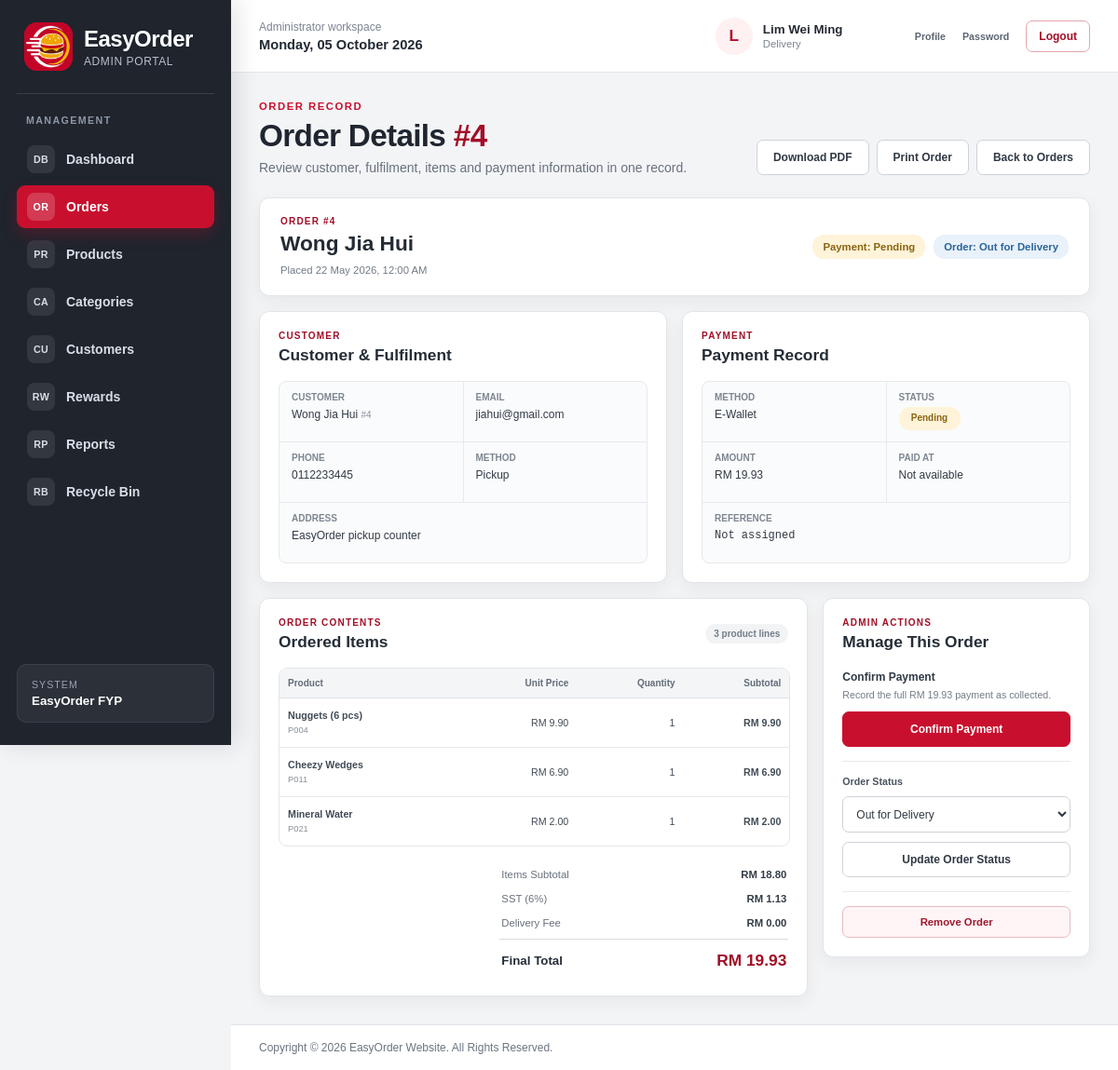
Page /admin_order_details.php?order_id=4 (signed in) on the committed database.
### tables this page shows
CREATE TABLE `staff` (
  `staff_id` char(5) NOT NULL,
  `staff_name` varchar(100) NOT NULL,
  `staff_role` varchar(20) NOT NULL,
  `staff_email` varchar(100) NOT NULL,
  `staff_phone` varchar(15) NOT NULL,
  `staff_password` varchar(50) NOT NULL,
  `staff_isDelete` int(1) NOT NULL DEFAULT 0
);

CREATE TABLE `orders` (
  `order_id` int(11) NOT NULL,
  `order_customer` int(11) NOT NULL,
  `order_date` datetime NOT NULL,
  `order_total` decimal(7,2) NOT NULL,
  `order_payment` varchar(20) NOT NULL,
  `order_payment_status` varchar(20) NOT NULL DEFAULT 'Pending',
  `order_delivery` varchar(5) NOT NULL,
  `order_address` varchar(255) NOT NULL,
  `order_status` varchar(20) NOT NULL,
  `order_isDelete` int(1) NOT NULL DEFAULT 0
);

CREATE TABLE `customer` (
  `customer_id` int(11) NOT NULL,
  `customer_name` varchar(100) NOT NULL,
  `customer_email` varchar(100) NOT NULL,
  `customer_password` varchar(255) NOT NULL,
  `customer_phone` varchar(15) NOT NULL,
  `customer_gender` varchar(10) NOT NULL,
  `customer_dob` date NOT NULL,
  `customer_address` varchar(140) NOT NULL DEFAULT '',
  `customer_state` varchar(30) NOT NULL,
  `customer_city` varchar(50) NOT NULL,
  `customer_postcode` char(5) NOT NULL,
  `customer_points` int(6) NOT NULL DEFAULT 0,
  `customer_joindate` date NOT NULL,
  `customer_isDelete` int(1) NOT NULL DEFAULT 0
);

CREATE TABLE `order_items` (
  `item_id` int(11) NOT NULL,
  `item_order` int(11) NOT NULL,
  `item_product` char(5) NOT NULL,
  `item_name` varchar(100) NOT NULL,
  `item_price` decimal(5,2) NOT NULL,
  `item_qty` int(4) NOT NULL,
  `item_subtotal` decimal(7,2) NOT NULL
);

### order_pricing_helpers.php (called while the page is built, shortened)
<?php
if(!function_exists("easyorder_money"))
{
	function easyorder_money($amount)
	{
		return round((float)$amount,2);
	}
}
if(!function_exists("easyorder_sst_amount"))
{
	function easyorder_sst_amount($subtotal)
	{
		return easyorder_money(max(0.00,(float)$subtotal)*EASYORDER_SST_RATE);
	}
}
if(!function_exists("easyorder_delivery_amount"))
{
	function easyorder_delivery_amount($delivery_method)
	{
		return in_array((string)$delivery_method,array("Delivery","Yes"),true) ? EASYORDER_DELIVERY_FEE : 0.00;
	}
}
?>

### admin_order_details.php (the view, shortened to what this page needs)
<?php
include("dataconnection.php");
require_once("admin_shell.php");
require_once("order_pricing_helpers.php");
function admin_order_details_html($value)
{
	return htmlspecialchars((string)$value,ENT_QUOTES,"ISO-8859-1");
}
function admin_order_details_datetime($value)
{
	if($value===null || $value==="")
	{
		return "Not available";
	}
	$timestamp = strtotime((string)$value);
	return $timestamp===false ? "Not available" : date("d M Y, h:i A",$timestamp);
}
function admin_order_details_status_class($status)
{
	$normalised = strtolower(trim((string)$status));
	if(in_array($normalised,array("preparing","ready for pickup","out for delivery","processing"),true))
	{
		return "status-info";
	}
	return "status-warning";
}
$requested_order_id = filter_var($_GET["order_id"] ?? null,FILTER_VALIDATE_INT,array("options"=>array("min_range"=>1)));
$order_id = $requested_order_id===false ? 0 : (int)$requested_order_id;
$order = null;
$items = array();
$page_error = "";
if($order_id<=0)
{
	$http_status = 404;
	$page_error = "This order is unavailable.";
}
else
{
	$order_sql = "SELECT o.order_id,o.order_date,o.order_total,o.order_payment,o.order_payment_status,o.order_delivery,o.order_address,o.order_status,"
		."m.customer_id,m.customer_name,m.customer_email,m.customer_phone,m.customer_address,m.customer_city,m.customer_state,m.customer_postcode,"
		."p.payment_reference,p.payment_method AS saved_payment_method,p.payment_amount,p.payment_status AS saved_payment_status,p.payment_paid_at,p.payment_created_at "
		."FROM orders o INNER JOIN customer m ON m.customer_id=o.order_customer "
		."LEFT JOIN payments p ON p.payment_order=o.order_id "
		."WHERE o.order_id=? AND o.order_isDelete=0 LIMIT 1";
	$order_stmt = mysqli_prepare($connect,$order_sql);
	if(!$order_stmt)
	{
		$http_status = 500;
		$page_error = "Order details are temporarily unavailable. Please try again.";
	}
	else
	{
		mysqli_stmt_bind_param($order_stmt,"i",$order_id);
		if(mysqli_stmt_execute($order_stmt))
		{
			$order_result = mysqli_stmt_get_result($order_stmt);
			$order = mysqli_fetch_assoc($order_result) ?: null;
		}
		else
		{
			$http_status = 500;
			$page_error = "Order details are temporarily unavailable. Please try again.";
		}
	}
}
if($order)
{
	$item_stmt = mysqli_prepare($connect,"SELECT item_product,item_name,item_price,item_qty,item_subtotal FROM order_items WHERE item_order=? ORDER BY item_id");
	if($item_stmt)
	{
		mysqli_stmt_bind_param($item_stmt,"i",$order_id);
		if(mysqli_stmt_execute($item_stmt))
		{
			$item_result = mysqli_stmt_get_result($item_stmt);
			while($item = mysqli_fetch_assoc($item_result))
			{
				$items[] = $item;
			}
		}
		else
		{
			$http_status = 500;
			$page_error = "The items for this order are temporarily unavailable.";
		}
	}
	else
	{
		$http_status = 500;
		$page_error = "The items for this order are temporarily unavailable.";
	}
}
$item_subtotal = 0.00;
foreach($items as $item)
{
	$item_subtotal += (float)$item["item_subtotal"];
}
$sst_amount = easyorder_sst_amount($item_subtotal);
$delivery_fee = $order ? easyorder_delivery_amount($order["order_delivery"]) : 0.00;
$payment_status = $order ? (string)($order["saved_payment_status"] ?: $order["order_payment_status"]) : "";
$payment_method = $order ? (string)($order["saved_payment_method"] ?: $order["order_payment"]) : "";
$can_confirm_payment = $order && in_array(strtolower($payment_status),array("pending","unpaid"),true);
?>
<!DOCTYPE html>
<html lang="en">
<head>
<link rel="stylesheet" href="style.css">
<link rel="stylesheet" href="admin_style.css">
</head>
<body class="admin-body">
<?php easyorder_admin_shell_start("admin_order.php"); ?>
<section class="admin-page-heading admin-order-detail-heading">
	<div>
		<p class="admin-eyebrow">ORDER RECORD</p>
		<h1>Order Details<?php if($order) { ?> <span>#<?php echo (int)$order["order_id"]; ?></span><?php } ?></h1>
		<p>Review customer, fulfilment, items and payment information in one record.</p>
	</div>
	<div class="admin-output-actions">
		<?php if($order): ?><a class="admin-secondary-button" href="admin_order_details.php?order_id=<?php echo (int)$order["order_id"]; ?>&amp;download=pdf">Download PDF</a><?php endif; ?>
		<?php if($order): ?><button type="button" class="admin-secondary-button" onclick="window.print()">Print Order</button><?php endif; ?>
		<a class="admin-secondary-button" href="admin_order.php">Back to Orders</a>
	</div>
</section>
<?php if($page_error!=="") { ?>
	<section class="admin-order-unavailable">
		<span>!</span><h2>Order Unavailable</h2><p><?php echo admin_order_details_html($page_error); ?></p>
		<a class="admin-primary-button" href="admin_order.php">Return to Orders</a>
	</section>
<?php } else { ?>
<section class="admin-order-detail-hero">
	<div>
		<p>ORDER #<?php echo (int)$order["order_id"]; ?></p>
		<h2><?php echo admin_order_details_html($order["customer_name"]); ?></h2>
		<span>Placed <?php echo admin_order_details_html(admin_order_details_datetime($order["order_date"])); ?></span>
	</div>
	<div class="admin-order-detail-statuses">
		<span class="admin-status-badge <?php echo admin_order_details_status_class($payment_status); ?>">Payment: <?php echo admin_order_details_html($payment_status); ?></span>
		<span class="admin-status-badge <?php echo admin_order_details_status_class($order["order_status"]); ?>">Order: <?php echo admin_order_details_html($order["order_status"]); ?></span>
	</div>
</section>
<div class="admin-order-detail-grid">
	<section class="admin-detail-card">
		<header><p>CUSTOMER</p><h2>Customer &amp; Fulfilment</h2></header>
		<dl class="admin-detail-list">
			<div><dt>Customer</dt><dd><?php echo admin_order_details_html($order["customer_name"]); ?> <small>#<?php echo (int)$order["customer_id"]; ?></small></dd></div>
			<div><dt>Email</dt><dd><?php echo admin_order_details_html($order["customer_email"]); ?></dd></div>
			<div><dt>Phone</dt><dd><?php echo admin_order_details_html($order["customer_phone"]); ?></dd></div>
			<div><dt>Method</dt><dd><?php echo $order["order_delivery"]==="Yes" ? "Delivery" : "Pickup"; ?></dd></div>
			<div class="wide"><dt>Address</dt><dd><?php echo $order["order_delivery"]==="Yes" ? admin_order_details_html($order["order_address"]) : "EasyOrder pickup counter"; ?></dd></div>
		</dl>
	</section>
	<section class="admin-detail-card">
		<header><p>PAYMENT</p><h2>Payment Record</h2></header>
		<dl class="admin-detail-list">
			<div><dt>Method</dt><dd><?php echo admin_order_details_html($payment_method); ?></dd></div>
			<div><dt>Status</dt><dd><span class="admin-status-badge <?php echo admin_order_details_status_class($payment_status); ?>"><?php echo admin_order_details_html($payment_status); ?></span></dd></div>
			<div><dt>Amount</dt><dd>RM <?php echo number_format((float)($order["payment_amount"] ?: $order["order_total"]),2); ?></dd></div>
			<div><dt>Paid At</dt><dd><?php echo admin_order_details_html(admin_order_details_datetime($order["payment_paid_at"])); ?></dd></div>
			<div class="wide"><dt>Reference</dt><dd class="admin-payment-reference"><?php echo $order["payment_reference"] ? admin_order_details_html($order["payment_reference"]) : "Not assigned"; ?></dd></div>
		</dl>
	</section>
	<section class="admin-detail-card admin-detail-items-card">
		<header><p>ORDER CONTENTS</p><h2>Ordered Items</h2><span><?php echo count($items); ?> product line<?php echo count($items)===1 ? "" : "s"; ?></span></header>
		<div class="admin-table-wrap">
			<table class="admin-detail-items-table">
				<thead><tr><th>Product</th><th>Unit Price</th><th>Quantity</th><th>Subtotal</th></tr></thead>
				<tbody>
				<?php foreach($items as $item) { ?>
				<tr>
					<td><strong><?php echo admin_order_details_html($item["item_name"]); ?></strong><small><?php echo admin_order_details_html($item["item_product"]); ?></small></td>
					<td>RM <?php echo number_format((float)$item["item_price"],2); ?></td>
					<td><?php echo (int)$item["item_qty"]; ?></td>
					<td><strong>RM <?php echo number_format((float)$item["item_subtotal"],2); ?></strong></td>
				</tr>
				<?php } ?>
				</tbody>
			</table>
		</div>
		<div class="admin-order-totals">
			<div><span>Items Subtotal</span><strong>RM <?php echo number_format($item_subtotal,2); ?></strong></div>
			<div><span>SST (6%)</span><strong>RM <?php echo number_format($sst_amount,2); ?></strong></div>
			<div><span>Delivery Fee</span><strong>RM <?php echo number_format($delivery_fee,2); ?></strong></div>
			<div class="total"><span>Final Total</span><strong>RM <?php echo number_format((float)$order["order_total"],2); ?></strong></div>
		</div>
	</section>
	<aside class="admin-detail-card admin-order-action-card">
		<header><p>ADMIN ACTIONS</p><h2>Manage This Order</h2></header>
		<?php if($can_confirm_payment) { ?>
		<form method="post" action="admin_order.php" class="admin-order-action-form" onsubmit="return confirm('Confirm payment for Order #<?php echo (int)$order["order_id"]; ?>?')">
			<div><strong>Confirm Payment</strong><p>Record the full RM <?php echo number_format((float)$order["order_total"],2); ?> payment as collected.</p></div>
			<button type="submit" class="admin-primary-button">Confirm Payment</button>
		</form>
		<?php } else { ?>
		<div class="admin-action-complete"><span>&#10003;</span><div><strong>Payment recorded</strong><p>No payment confirmation is required.</p></div></div>
		<?php } ?>
		<form method="post" action="admin_order.php" class="admin-order-action-form">
			<label for="detail-order-status">Order Status</label>
			<select id="detail-order-status" name="order_status" required>
				<?php foreach(array("Preparing","Ready for Pickup","Picked Up","Out for Delivery","Delivered","Completed") as $status) { ?><option value="<?php echo admin_order_details_html($status); ?>"<?php echo $order["order_status"]===$status ? " selected" : ""; ?>><?php echo admin_order_details_html($status); ?></option><?php } ?>
			</select>
			<button type="submit" class="admin-secondary-button">Update Order Status</button>
		</form>
		<form method="post" action="admin_order.php" class="admin-order-delete-form" onsubmit="return confirm('Remove Order #<?php echo (int)$order["order_id"]; ?> from the administrator list?')">
			<button type="submit">Remove Order</button>
		</form>
	</aside>
</div>
<?php } ?>
<?php easyorder_admin_shell_end(); ?>
</body>
</html>

### admin_shell.php (shortened to what this page needs)
<?php
if(!function_exists("easyorder_admin_shell_start"))
{
	function easyorder_admin_shell_start($active_page="")
	{
		global $connect;
		$admin_name = $_SESSION["admin_name"] ?? "Administrator";
		$admin_role = $_SESSION["admin_role"] ?? "Staff";
		if($connect && isset($_SESSION["admin_id"]))
		{
			$identity_stmt = mysqli_prepare($connect,"SELECT staff_name,staff_role FROM staff WHERE staff_id=? AND staff_isDelete=0 LIMIT 1");
			if($identity_stmt)
			{
				mysqli_stmt_bind_param($identity_stmt,"s",$_SESSION["admin_id"]);
				if(mysqli_stmt_execute($identity_stmt))
				{
					$identity_result = mysqli_stmt_get_result($identity_stmt);
					if($identity_row = mysqli_fetch_assoc($identity_result))
					{
						$admin_name = $identity_row["staff_name"];
						$admin_role = $identity_row["staff_role"];
					}
				}
			}
		}
		$navigation = array(
			array("page"=>"admin_dashboard.php","label"=>"Dashboard","icon"=>"DB"),
			array("page"=>"admin_order.php","label"=>"Orders","icon"=>"OR"),
			array("page"=>"admin_product.php","label"=>"Products","icon"=>"PR"),
			array("page"=>"admin_category.php","label"=>"Categories","icon"=>"CA"),
			array("page"=>"admin_customer.php","label"=>"Customers","icon"=>"CU"),
			array("page"=>"admin_reward.php","label"=>"Rewards","icon"=>"RW"),
			array("page"=>"admin_report.php","label"=>"Reports","icon"=>"RP"),
			array("page"=>"admin_restore.php","label"=>"Recycle Bin","icon"=>"RB")
		);
		$display_admin_role = $admin_role==="Manager" ? "Super Admin" : $admin_role;
		?>
		<div class="admin-app-shell">
			<aside class="admin-sidebar" aria-label="Administrator navigation">
				<a class="admin-brand" href="admin_dashboard.php" aria-label="EasyOrder administrator dashboard">
					<img src="image/logo.png" width="52" height="52" alt="EasyOrder logo">
					<span><strong>EasyOrder</strong><small>Admin Portal</small></span>
				</a>
				<nav class="admin-navigation">
					<p class="admin-navigation-label">MANAGEMENT</p>
					<?php foreach($navigation as $item): ?>
						<?php $is_active = $active_page===$item["page"]; ?>
						<a href="<?php echo htmlspecialchars($item["page"],ENT_QUOTES,"UTF-8"); ?>" class="<?php echo $is_active ? "active" : ""; ?>"<?php echo $is_active ? ' aria-current="page"' : ""; ?>>
							<span class="admin-nav-icon" aria-hidden="true"><?php echo htmlspecialchars($item["icon"],ENT_QUOTES,"UTF-8"); ?></span>
							<?php echo htmlspecialchars($item["label"],ENT_QUOTES,"UTF-8"); ?>
						</a>
					<?php endforeach; ?>
				</nav>
				<div class="admin-sidebar-note">
					<span>System</span>
					<strong>EasyOrder FYP</strong>
				</div>
			</aside>
			<div class="admin-workspace">
				<header class="admin-topbar">
					<div class="admin-topbar-context">
						<span>Administrator workspace</span>
						<strong><?php echo date("l, d F Y"); ?></strong>
					</div>
					<div class="admin-account-summary">
						<span class="admin-avatar" aria-hidden="true"><?php echo htmlspecialchars(strtoupper(substr($admin_name,0,1)),ENT_QUOTES,"UTF-8"); ?></span>
						<a class="admin-account-copy" href="admin_profile.php" aria-label="Open administrator profile">
							<strong><?php echo htmlspecialchars($admin_name,ENT_QUOTES,"UTF-8"); ?></strong>
							<small><?php echo htmlspecialchars($display_admin_role,ENT_QUOTES,"UTF-8"); ?></small>
						</a>
						<div class="admin-account-actions">
							<a href="admin_profile.php">Profile</a>
							<a href="admin_change_password.php">Password</a>
						</div>
						<a class="admin-logout-link" href="logout.php" onclick="return confirm('Are you sure you want to logout?')">Logout</a>
					</div>
				</header>
				<main id="main" class="admin-main">
		<?php
	}
}
if(!function_exists("easyorder_admin_shell_end"))
{
	function easyorder_admin_shell_end()
	{
		?>
				</main>
				<footer class="admin-footer">
					<p>Copyright &copy; 2026 EasyOrder Website. All Rights Reserved.</p>
				</footer>
			</div>
		</div>
		<?php
	}
}

### rows in the picture
staff: staff_name "L", staff_name "Lim Wei Ming", staff_role "Delivery"
orders: order_id "4", order_customer.customer_name "Wong Jia Hui", order_date "22 May 2026, 12:00 AM", order_payment_status "Pending", order_status "Out for Delivery", order_customer.customer_id "4", order_customer.customer_email "jiahui@gmail.com", order_customer.customer_phone "0112233445", order_payment "E-Wallet", order_total "19.93", order_delivery "0.00"
order_items: item_name "Nuggets (6 pcs)", item_product "P004", item_price "9.90", item_qty "1", item_subtotal "9.90"
order_items: item_name "Cheezy Wedges", item_product "P011", item_price "6.90", item_qty "1", item_subtotal "6.90"
order_items: item_name "Mineral Water", item_product "P021", item_price "2.00", item_qty "1", item_subtotal "2.00"

### other values in the picture
$item["icon"] "DB"
$item["label"] "Dashboard"
$item["icon"] "OR"
$item["label"] "Orders"
$item["icon"] "PR"
$item["label"] "Products"
$item["icon"] "CA"
$item["label"] "Categories"
$item["icon"] "CU"
$item["label"] "Customers"
$item["icon"] "RW"
$item["label"] "Rewards"
$item["icon"] "RP"
$item["label"] "Reports"
$item["icon"] "RB"
